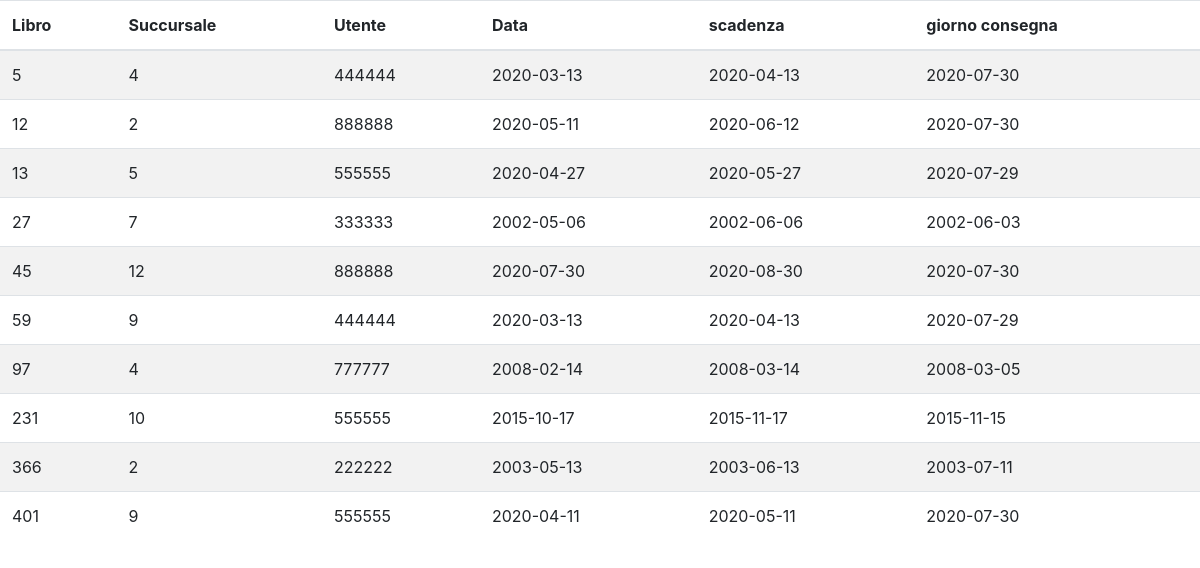
The app's page /storico_prestiti.php with its own data.
### tables this page shows
CREATE TABLE `PRESTITO` (
  `ID_libro` int(11) NOT NULL,
  `Matricola` int(11) NOT NULL,
  `Data_prestito` date NOT NULL,
  `Scadenza_prestito` date NOT NULL,
  `Consegnato` tinyint(1) NOT NULL,
  `Data_restituzione` date DEFAULT NULL,
  PRIMARY KEY (`ID_libro`,`Matricola`,`Data_prestito`),
  KEY `Matricola` (`Matricola`),
  CONSTRAINT `PRESTITO_ibfk_1` FOREIGN KEY (`ID_libro`) REFERENCES `COPIE_LIBRO` (`ID`) ON DELETE CASCADE ON UPDATE CASCADE,
  CONSTRAINT `PRESTITO_ibfk_2` FOREIGN KEY (`Matricola`) REFERENCES `UTENTE` (`Matricola`) ON DELETE CASCADE ON UPDATE CASCADE
);

CREATE TABLE `BIBLIOTECA` (
  `Cod_biblioteca` int(11) NOT NULL,
  `Indirizzo_bibl` varchar(30) NOT NULL,
  `Nome_bibl` varchar(50) NOT NULL,
  `Direttore_bibl` varchar(40) NOT NULL,
  PRIMARY KEY (`Cod_biblioteca`)
);

### storico_prestiti.php (the view, shortened to what this page needs)
<!DOCTYPE HTML>
<html>
<head>
	<?php include("connessione.php")?>
    <link rel="stylesheet" href="https://maxcdn.bootstrapcdn.com/bootstrap/4.5.0/css/bootstrap.min.css">
    <link rel="stylesheet" type="text/css" href="style.css" />
</head>
<body>
    <?php
    $utente = $_REQUEST['utente'];
    $sel_query = "SELECT PRESTITO.ID_libro,PRESTITO.Matricola, Data_prestito, Scadenza_prestito, Data_restituzione, BIBLIOTECA.Cod_biblioteca
FROM COPIE_LIBRO INNER JOIN PRESTITO on COPIE_LIBRO.ID=PRESTITO.ID_libro INNER JOIN UTENTE
on PRESTITO.Matricola=UTENTE.Matricola INNER JOIN BIBLIOTECA
on COPIE_LIBRO.Cod_biblioteca=BIBLIOTECA.Cod_biblioteca WHERE PRESTITO.Consegnato='1' ";
    $result = mysqli_query($db, $sel_query);
    ?><p class="text-center"><?php echo "Risultati per '$utente' :"; ?></p><?php
    if (mysqli_num_rows($result) > 0) {
        ?>
        <table class="table table-striped">
            <thead>
                <tr>
                    <th>Libro</th>
                    <th>Succursale</th>
                    <th>Utente</th>
                    <th>Data</th>
                    <th>scadenza</th>
                    <th>giorno consegna</th>
                </tr>
            </thead>
            <tbody>
                <?php
                while ($row = mysqli_fetch_assoc($result)) { ?>
                    <tr>
                        <td><?php echo $row["ID_libro"]; ?></td>
                        <td><?php echo $row["Cod_biblioteca"]; ?></td>
                        <td><?php echo $row["Matricola"]; ?></td>
                        <td><?php echo $row["Data_prestito"]; ?></td>
                        <td><?php echo $row["Scadenza_prestito"]; ?></td>
                        <td><?php echo $row["Data_restituzione"]; ?></td>
                    </tr>
            <?php
                    }
                } else
                    echo "<center>Non è stato trovato nessun Matricola '$utente' </center>";
            ?>
            </tbody>
        </table>
</body>
</html>

### records on screen
prestito: ID_libro "5", biblioteca.Cod_biblioteca "4", Matricola "444444", Data_prestito "2020-03-13", Scadenza_prestito "2020-04-13", Data_restituzione "2020-07-30"
prestito: ID_libro "12", biblioteca.Cod_biblioteca "2", Matricola "888888", Data_prestito "2020-05-11", Scadenza_prestito "2020-06-12", Data_restituzione "2020-07-30"
prestito: ID_libro "13", biblioteca.Cod_biblioteca "5", Matricola "555555", Data_prestito "2020-04-27", Scadenza_prestito "2020-05-27", Data_restituzione "2020-07-29"
prestito: ID_libro "27", biblioteca.Cod_biblioteca "7", Matricola "333333", Data_prestito "2002-05-06", Scadenza_prestito "2002-06-06", Data_restituzione "2002-06-03"
prestito: ID_libro "45", biblioteca.Cod_biblioteca "12", Matricola "888888", Data_prestito "2020-07-30", Scadenza_prestito "2020-08-30", Data_restituzione "2020-07-30"
prestito: ID_libro "59", biblioteca.Cod_biblioteca "9", Matricola "444444", Data_prestito "2020-03-13", Scadenza_prestito "2020-04-13", Data_restituzione "2020-07-29"
prestito: ID_libro "97", biblioteca.Cod_biblioteca "4", Matricola "777777", Data_prestito "2008-02-14", Scadenza_prestito "2008-03-14", Data_restituzione "2008-03-05"
prestito: ID_libro "231", biblioteca.Cod_biblioteca "10", Matricola "555555", Data_prestito "2015-10-17", Scadenza_prestito "2015-11-17", Data_restituzione "2015-11-15"
prestito: ID_libro "366", biblioteca.Cod_biblioteca "2", Matricola "222222", Data_prestito "2003-05-13", Scadenza_prestito "2003-06-13", Data_restituzione "2003-07-11"
prestito: ID_libro "401", biblioteca.Cod_biblioteca "9", Matricola "555555", Data_prestito "2020-04-11", Scadenza_prestito "2020-05-11", Data_restituzione "2020-07-30"
